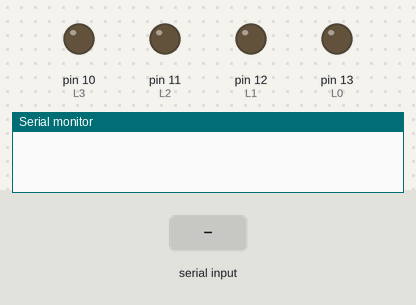
A sketch run on a simulated Arduino Uno, built with avr-gcc and run on an emulated ATmega328P. Parts: output pins drawn as LEDs (lit = HIGH), the last lines printed to the serial monitor. Inputs (shaded band) come from the test bench.

Above: at 1.2 s.
1.3 s: "a" received over Serial
At 1.6 s:
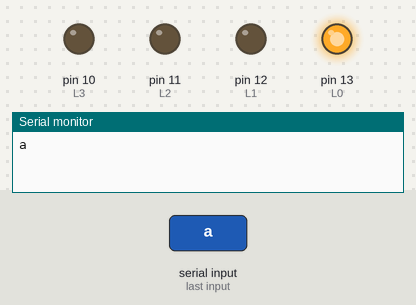
2.8 s: "b" received over Serial
At 4.0 s:
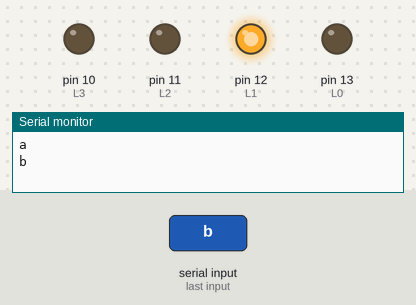
4.3 s: "c" received over Serial
At 5.1 s:
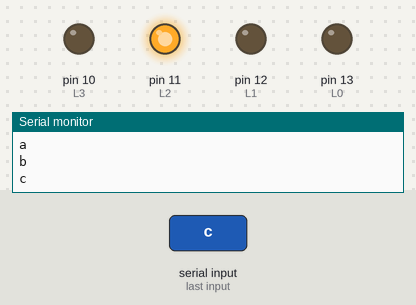
5.8 s: "d" received over Serial
At 6.2 s:
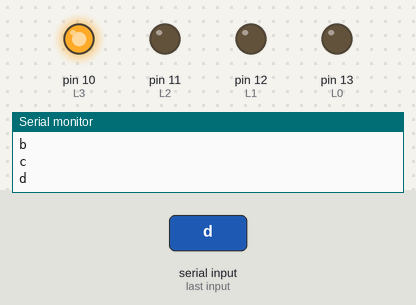
Timing chart, 0 to 8.3 s (numbered marks = the images above; inputs shaded):
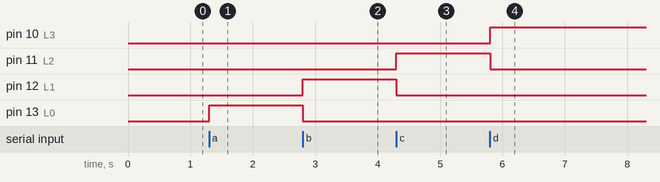

Measured:
- after the input at 1.3 s, pin 13 (L0): LOW → HIGH at once
- after the input at 2.8 s, pin 12 (L1): LOW → HIGH at once; pin 13 (L0): HIGH → LOW at once
- after the input at 4.3 s, pin 11 (L2): LOW → HIGH at once; pin 12 (L1): HIGH → LOW at once
- after the input at 5.8 s, pin 10 (L3): LOW → HIGH at once; pin 11 (L2): HIGH → LOW at once

The sketch:

Serial_Glow_LED.ino
```cpp
int L0=13;
int L1=12;
int L2=11;
int L3=10;
char incomingbyte;

void setup()
{
  Serial.begin(9600);
  pinMode(L0,OUTPUT);
  pinMode(L1,OUTPUT);
  pinMode(L2,OUTPUT);
  pinMode(L3,OUTPUT);
}
void loop()
{
  if(Serial.available())
  {
    incomingbyte=Serial.read();
    switch(incomingbyte)
    {
      case 'a' : digitalWrite(L0,HIGH);digitalWrite(L1,LOW);digitalWrite(L2,LOW);digitalWrite(L3,LOW);Serial.println(incomingbyte);break;
      case 'b' : digitalWrite(L0,LOW);digitalWrite(L1,HIGH);digitalWrite(L2,LOW);digitalWrite(L3,LOW);Serial.println(incomingbyte);break;
      case 'c' : digitalWrite(L0,LOW);digitalWrite(L1,LOW);digitalWrite(L2,HIGH);digitalWrite(L3,LOW);Serial.println(incomingbyte);break;
      case 'd' : digitalWrite(L0,LOW);digitalWrite(L1,LOW);digitalWrite(L2,LOW);digitalWrite(L3,HIGH);Serial.println(incomingbyte);break;
      default  : break;
    }
  }
}
```
